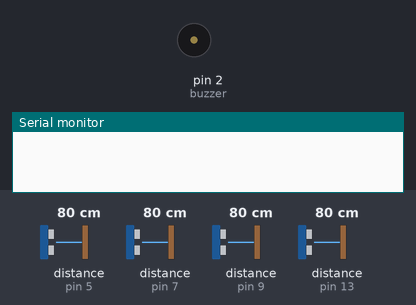
Bench run of a sketch on a simulated Arduino Uno, built with avr-gcc and run on an emulated ATmega328P. On the bench: buzzer (waves = sounding), the last lines printed to the serial monitor. Wiring (inferred from the names in the program): 4 × ultrasonic range finder: trigger pin 4, echo pin 5 / trigger pin 6, echo pin 7 / trigger pin 8, echo pin 9 / trigger pin 12, echo pin 13. The test bench sets the inputs (shaded band); at power-on: distance to the obstacle (sensors on pin 5, pin 9, pin 7, pin 13) 80 cm. The echo pulse lasts 58.3 µs per cm.

Above: at 1.2 s.
1.3 s: distance to the obstacle (sensor on pin 5) set to 22 cm
2.8 s: distance to the obstacle (sensor on pin 5) set to 17 cm
At 3.52 s:
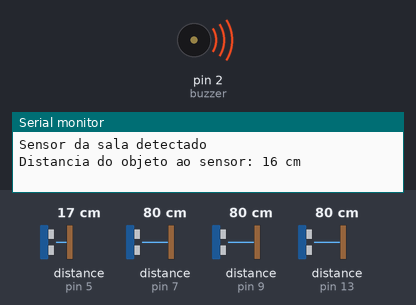
5.8 s: distance to the obstacle (sensor on pin 9) set to 9 cm
Timing chart, 0 to 12.8 s (numbered marks = the images above; inputs shaded):
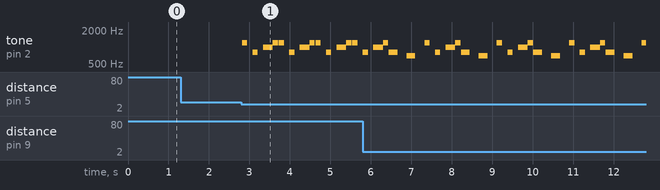

Measured:
- the behaviour switches between 20 and 19 cm on distance to the obstacle (sensor on pin 5) (found by bisection; images 0 and 1)
- after the input at 1.3 s, every drawn part: stays the same
- after the input at 2.8 s, tone on pin 2 (buzzer): silent → 1200 Hz at once, then repeats every 0.91 s: silent 0.13 s, 800 Hz 0.13 s, silent 0.13 s, 1000 Hz 0.24 s, 1200 Hz 0.13 s, silent 0.02 s, 1200 Hz 0.13 s

The sketch:

arduinosensorebluetooth.ino
```cpp
//ATENÇÃO!!!! porta digital 1 utilizando para o modulo bluetooth
//Variável que irá receber comando do bluetooth
char data = 0;


// aCriando variável do buzzer
int buzzer = 2;


// Criando variáveis dos sensores
int TRIGsensor_1 = 4;
int ECHOsensor_1 = 5;

int TRIGsensor_2 = 6;
int ECHOsensor_2 = 7;

int TRIGsensor_3 = 8;
int ECHOsensor_3 = 9;

int TRIGsensor_4 = 12;
int ECHOsensor_4 = 13;

void setup() { //Colocando os as variáveis dos sensores nos pinos de entrada e saida

  Serial.begin (9600);

  pinMode(TRIGsensor_1, OUTPUT);
  pinMode(ECHOsensor_1, INPUT);

  pinMode(TRIGsensor_2, OUTPUT);
  pinMode(ECHOsensor_2, INPUT);

  pinMode(TRIGsensor_3, OUTPUT);
  pinMode(ECHOsensor_3, INPUT);

  pinMode(TRIGsensor_4, OUTPUT);
  pinMode(ECHOsensor_4, INPUT);
  pinMode(buzzer, OUTPUT);

}

void sensor_1(){ // Função do sensor 1 DA SALA
  int duration1, distance1;
  digitalWrite (TRIGsensor_1, HIGH);
  delayMicroseconds (10);
  digitalWrite (TRIGsensor_1, LOW);
  duration1 = pulseIn (ECHOsensor_1, HIGH);
  distance1 = (duration1/2) / 29.1;

  if (distance1 >= 14 and distance1 <= 18 ) //MUDAR A DISTANCIA NA SALAAAAAAAAAAAAAAAAAAAAAAAAAAAAAAAAA
  {
    Serial.println("Sensor da sala detectado");
    Serial.print("Distancia do objeto ao sensor: ");
    Serial.print(distance1);
    Serial.println(" cm");

    tone(buzzer,1200);
    delay(130);
    noTone(buzzer);
    delay(130);
    tone(buzzer,800);
    delay(130);
    noTone(buzzer);
    delay(130);
    tone(buzzer,1000);
    delay(240);
    tone(buzzer,1200);
    delay(130);
    noTone(buzzer);
  }
}
void sensor_2(){ // Função do sensor 2
    int duration2, distance2;
    digitalWrite (TRIGsensor_2, HIGH);
    delayMicroseconds (10);
    digitalWrite (TRIGsensor_2, LOW);
    duration2 = pulseIn (ECHOsensor_2, HIGH);
    distance2 = (duration2/2) / 29.1;
    if (distance2 >= 26 and distance2 < 27)
  {
      Serial.println("Sensor do banheiro detectado");
      Serial.print("Distancia do objeto ao sensor: ");
      Serial.print(distance2);
      Serial.println(" cm");

      tone(buzzer,1000);
      delay(250);
      noTone(buzzer);
      delay(250);
      tone(buzzer,1000);
      delay(250);
      noTone(buzzer);
      delay(250);
  }

}
void sensor_3(){ // Função do sensor 3
    int duration3, distance3;
    digitalWrite (TRIGsensor_3, HIGH);
    delayMicroseconds (10);
    digitalWrite (TRIGsensor_3, LOW);
    duration3 = pulseIn (ECHOsensor_3, HIGH);
    distance3 = (duration3/2) / 29.1;

    if (distance3 >= 6 and distance3 < 11)
  {
      Serial.println("Sensor da lavanderia detectado");
      Serial.print("Distancia do objeto ao sensor: ");
      Serial.print(distance3);
      Serial.println(" cm");

      tone(buzzer, 800);
      delay(220);
      noTone(buzzer);
      delay(220);
      tone(buzzer,700);
      delay(220);
      noTone(buzzer);
      delay(220);
  }


}

void sensor_4(){ // Função do sensor 4
  int duration4, distance4;
  digitalWrite (TRIGsensor_4, HIGH);
  delayMicroseconds (10);
  digitalWrite (TRIGsensor_4, LOW);
  duration4 = pulseIn (ECHOsensor_4, HIGH);
  distance4 = (duration4/3) / 29.1;

  if (distance4 < 4 and distance4 < 0)
  {
    Serial.println("Sensor do quarto de casal detectado");
    Serial.print("Distancia do objeto ao sensor: ");
    Serial.print(distance4);
    Serial.println(" cm");

    tone(buzzer,1400);
    delay(250);
    noTone(buzzer);
    delay(250);
    tone(buzzer,1200);
    delay(250);
    noTone(buzzer);
    delay(250);

  }


}

void loop() {
  if(Serial.available() > 0)
  {
    //Verificar e ler o serial no bluetooth
    data = Serial.read();
  }
sensor_1();
sensor_2();
sensor_3();
sensor_4();
}
```
